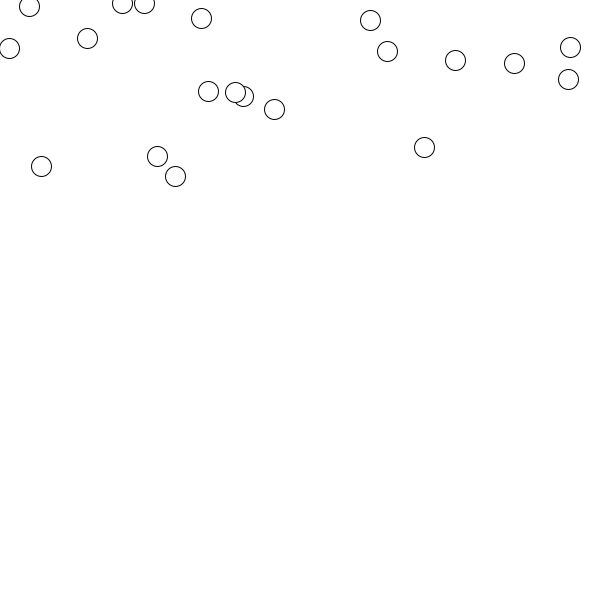
Frame 1 (no input)
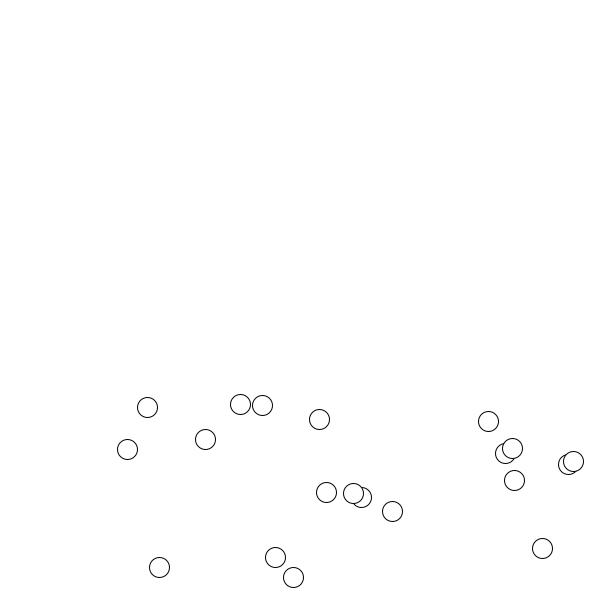
Frame 60 (the mouse pressed at the canvas centre just before this capture)
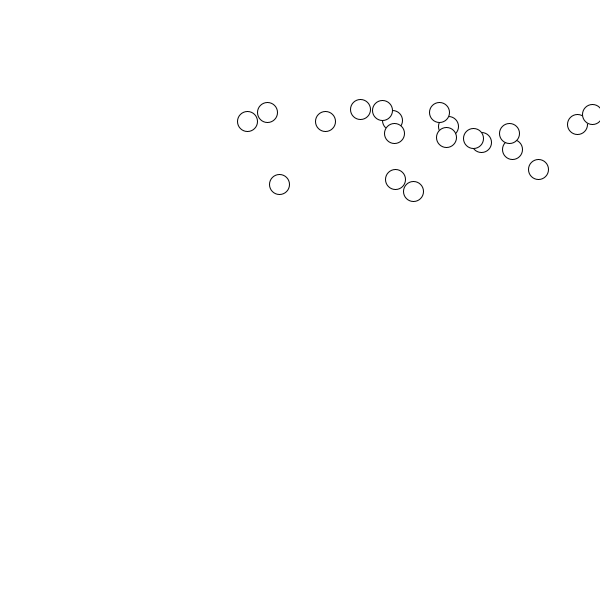
Frame 120 (the mouse held since frame 60 and released just before this capture)

The Processing sketch that drew these frames (run headless with seeded random() and noise(); from frame 60 on, the mouse is pressed at the canvas centre):

// Processing sketch: processing_140388
// ── processing_140388.pde

//declara
bola []colecao= new bola[20];

void setup() {
  size(600, 600);
  smooth();
  
  
  //inicia
  for (int a=0; a<20; a++){
colecao[a]= new bola(random(0,width),random(0,200));
  }
}
void draw() {
  background(255);
  
//chama a "bola"
for(int a=0;a<20; a++) {
colecao[a].faz();
}
}

class bola {
  //variáveis da classe
  float x =0;
  float y=0;
  float velX =2;
  float velY =1;

  //construção
  bola(float _x, float _y) {

    x=_x;
    y=_y;
  }
  //funcões
  void faz() {
    display();
    mexe();
    bole();
    gravidade();
  }


  void mexe() {
    x+=velX;
    y+=velY;
  }

  void bole() {
    if (x > width)
    {
      velX =velX *-1;
    }
    if (y > height)
    {
      velY =velY *-1;
    }
    if (x<0)
    {
      velX =velX *-1;
    }
    if (y <0)
    {
      velY =velY *-1;
    }
  }


void gravidade(){ velY+= 0.2;
  
  
  
  
}


  void display() {
    ellipse(x, y, 20, 20);
  }
}
